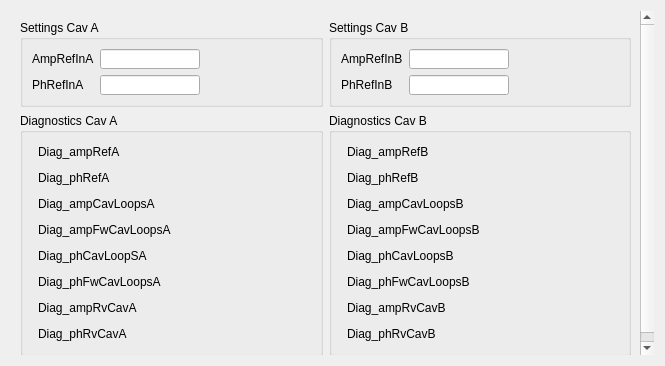
<?xml version="1.0" encoding="UTF-8"?>
<ui version="4.0">
 <class>Form</class>
 <widget class="QWidget" name="Form">
  <property name="geometry">
   <rect>
    <x>0</x>
    <y>0</y>
    <width>665</width>
    <height>366</height>
   </rect>
  </property>
  <property name="windowTitle">
   <string>Form</string>
  </property>
  <layout class="QGridLayout" name="gridLayout_4">
   <item row="0" column="0">
    <widget class="QScrollArea" name="scrollArea">
     <property name="frameShape">
      <enum>QFrame::NoFrame</enum>
     </property>
     <property name="widgetResizable">
      <bool>true</bool>
     </property>
     <widget class="QWidget" name="scrollAreaWidgetContents">
      <property name="geometry">
       <rect>
        <x>0</x>
        <y>0</y>
        <width>647</width>
        <height>348</height>
       </rect>
      </property>
      <layout class="QGridLayout" name="gridLayout_8">
       <item row="0" column="0">
        <widget class="QGroupBox" name="groupBox">
         <property name="title">
          <string>Settings Cav A</string>
         </property>
         <property name="flat">
          <bool>true</bool>
         </property>
         <layout class="QFormLayout" name="formLayout">
          <item row="0" column="0">
           <layout class="QGridLayout" name="gridLayout">
            <item row="0" column="0">
             <widget class="QLabel" name="label">
              <property name="minimumSize">
               <size>
                <width>50</width>
                <height>20</height>
               </size>
              </property>
              <property name="maximumSize">
               <size>
                <width>100</width>
                <height>25</height>
               </size>
              </property>
              <property name="text">
               <string>AmpRefInA</string>
              </property>
             </widget>
            </item>
            <item row="0" column="1">
             <widget class="MAXLineEdit" name="mAXLineEdit">
              <property name="minimumSize">
               <size>
                <width>50</width>
                <height>20</height>
               </size>
              </property>
              <property name="maximumSize">
               <size>
                <width>100</width>
                <height>25</height>
               </size>
              </property>
             </widget>
            </item>
            <item row="0" column="2">
             <widget class="TaurusLabel" name="taurusLabel">
              <property name="minimumSize">
               <size>
                <width>100</width>
                <height>20</height>
               </size>
              </property>
              <property name="maximumSize">
               <size>
                <width>100</width>
                <height>25</height>
               </size>
              </property>
             </widget>
            </item>
            <item row="1" column="0">
             <widget class="QLabel" name="label_2">
              <property name="minimumSize">
               <size>
                <width>50</width>
                <height>20</height>
               </size>
              </property>
              <property name="maximumSize">
               <size>
                <width>100</width>
                <height>25</height>
               </size>
              </property>
              <property name="text">
               <string>PhRefInA</string>
              </property>
             </widget>
            </item>
            <item row="1" column="1">
             <widget class="MAXLineEdit" name="mAXLineEdit_2">
              <property name="minimumSize">
               <size>
                <width>50</width>
                <height>20</height>
               </size>
              </property>
              <property name="maximumSize">
               <size>
                <width>100</width>
                <height>25</height>
               </size>
              </property>
             </widget>
            </item>
            <item row="1" column="2">
             <widget class="TaurusLabel" name="taurusLabel_2">
              <property name="minimumSize">
               <size>
                <width>100</width>
                <height>20</height>
               </size>
              </property>
              <property name="maximumSize">
               <size>
                <width>100</width>
                <height>25</height>
               </size>
              </property>
             </widget>
            </item>
           </layout>
          </item>
         </layout>
        </widget>
       </item>
       <item row="0" column="1">
        <widget class="QGroupBox" name="groupBox_2">
         <property name="title">
          <string>Settings Cav B</string>
         </property>
         <property name="flat">
          <bool>true</bool>
         </property>
         <layout class="QFormLayout" name="formLayout_2">
          <item row="0" column="0">
           <layout class="QGridLayout" name="gridLayout_2">
            <item row="1" column="1">
             <widget class="MAXLineEdit" name="mAXLineEdit_4">
              <property name="minimumSize">
               <size>
                <width>50</width>
                <height>20</height>
               </size>
              </property>
              <property name="maximumSize">
               <size>
                <width>100</width>
                <height>25</height>
               </size>
              </property>
             </widget>
            </item>
            <item row="0" column="2">
             <widget class="TaurusLabel" name="taurusLabel_3">
              <property name="minimumSize">
               <size>
                <width>100</width>
                <height>20</height>
               </size>
              </property>
              <property name="maximumSize">
               <size>
                <width>100</width>
                <height>25</height>
               </size>
              </property>
             </widget>
            </item>
            <item row="0" column="1">
             <widget class="MAXLineEdit" name="mAXLineEdit_3">
              <property name="minimumSize">
               <size>
                <width>50</width>
                <height>20</height>
               </size>
              </property>
              <property name="maximumSize">
               <size>
                <width>100</width>
                <height>25</height>
               </size>
              </property>
             </widget>
            </item>
            <item row="1" column="0">
             <widget class="QLabel" name="label_4">
              <property name="minimumSize">
               <size>
                <width>50</width>
                <height>20</height>
               </size>
              </property>
              <property name="maximumSize">
               <size>
                <width>100</width>
                <height>25</height>
               </size>
              </property>
              <property name="text">
               <string>PhRefInB</string>
              </property>
             </widget>
            </item>
            <item row="1" column="2">
             <widget class="TaurusLabel" name="taurusLabel_4">
              <property name="minimumSize">
               <size>
                <width>100</width>
                <height>20</height>
               </size>
              </property>
              <property name="maximumSize">
               <size>
                <width>100</width>
                <height>25</height>
               </size>
              </property>
             </widget>
            </item>
            <item row="0" column="0">
             <widget class="QLabel" name="label_3">
              <property name="minimumSize">
               <size>
                <width>50</width>
                <height>20</height>
               </size>
              </property>
              <property name="maximumSize">
               <size>
                <width>100</width>
                <height>25</height>
               </size>
              </property>
              <property name="text">
               <string>AmpRefInB</string>
              </property>
             </widget>
            </item>
           </layout>
          </item>
         </layout>
        </widget>
       </item>
       <item row="1" column="0">
        <widget class="QGroupBox" name="groupBox_3">
         <property name="title">
          <string>Diagnostics Cav A</string>
         </property>
         <property name="flat">
          <bool>true</bool>
         </property>
         <layout class="QGridLayout" name="gridLayout_6">
          <item row="0" column="0">
           <layout class="QGridLayout" name="gridLayout_3">
            <item row="0" column="0">
             <widget class="QLabel" name="label_5">
              <property name="minimumSize">
               <size>
                <width>50</width>
                <height>20</height>
               </size>
              </property>
              <property name="maximumSize">
               <size>
                <width>160</width>
                <height>25</height>
               </size>
              </property>
              <property name="text">
               <string>Diag_ampRefA</string>
              </property>
             </widget>
            </item>
            <item row="0" column="1">
             <widget class="TaurusLabel" name="taurusLabel_5">
              <property name="minimumSize">
               <size>
                <width>50</width>
                <height>20</height>
               </size>
              </property>
              <property name="maximumSize">
               <size>
                <width>100</width>
                <height>25</height>
               </size>
              </property>
             </widget>
            </item>
            <item row="1" column="0">
             <widget class="QLabel" name="label_6">
              <property name="minimumSize">
               <size>
                <width>50</width>
                <height>20</height>
               </size>
              </property>
              <property name="maximumSize">
               <size>
                <width>160</width>
                <height>25</height>
               </size>
              </property>
              <property name="text">
               <string>Diag_phRefA</string>
              </property>
             </widget>
            </item>
            <item row="1" column="1">
             <widget class="TaurusLabel" name="taurusLabel_6">
              <property name="minimumSize">
               <size>
                <width>50</width>
                <height>20</height>
               </size>
              </property>
              <property name="maximumSize">
               <size>
                <width>100</width>
                <height>25</height>
               </size>
              </property>
             </widget>
            </item>
            <item row="2" column="0">
             <widget class="QLabel" name="label_8">
              <property name="minimumSize">
               <size>
                <width>50</width>
                <height>20</height>
               </size>
              </property>
              <property name="maximumSize">
               <size>
                <width>160</width>
                <height>25</height>
               </size>
              </property>
              <property name="text">
               <string>Diag_ampCavLoopsA</string>
              </property>
             </widget>
            </item>
            <item row="2" column="1">
             <widget class="TaurusLabel" name="taurusLabel_8">
              <property name="minimumSize">
               <size>
                <width>50</width>
                <height>20</height>
               </size>
              </property>
              <property name="maximumSize">
               <size>
                <width>100</width>
                <height>25</height>
               </size>
              </property>
             </widget>
            </item>
            <item row="3" column="0">
             <widget class="QLabel" name="label_7">
              <property name="minimumSize">
               <size>
                <width>50</width>
                <height>20</height>
               </size>
              </property>
              <property name="maximumSize">
               <size>
                <width>160</width>
                <height>25</height>
               </size>
              </property>
              <property name="text">
               <string>Diag_ampFwCavLoopsA</string>
              </property>
             </widget>
            </item>
            <item row="3" column="1">
             <widget class="TaurusLabel" name="taurusLabel_7">
              <property name="minimumSize">
               <size>
                <width>50</width>
                <height>20</height>
               </size>
              </property>
              <property name="maximumSize">
               <size>
                <width>100</width>
                <height>25</height>
               </size>
              </property>
             </widget>
            </item>
            <item row="4" column="0">
             <widget class="QLabel" name="label_12">
              <property name="minimumSize">
               <size>
                <width>50</width>
                <height>20</height>
               </size>
              </property>
              <property name="maximumSize">
               <size>
                <width>160</width>
                <height>25</height>
               </size>
              </property>
              <property name="text">
               <string>Diag_phCavLoopSA</string>
              </property>
             </widget>
            </item>
            <item row="4" column="1">
             <widget class="TaurusLabel" name="taurusLabel_10">
              <property name="minimumSize">
               <size>
                <width>50</width>
                <height>20</height>
               </size>
              </property>
              <property name="maximumSize">
               <size>
                <width>100</width>
                <height>25</height>
               </size>
              </property>
             </widget>
            </item>
            <item row="5" column="0">
             <widget class="QLabel" name="label_9">
              <property name="minimumSize">
               <size>
                <width>50</width>
                <height>20</height>
               </size>
              </property>
              <property name="maximumSize">
               <size>
                <width>160</width>
                <height>25</height>
               </size>
              </property>
              <property name="text">
               <string>Diag_phFwCavLoopsA</string>
              </property>
             </widget>
            </item>
            <item row="5" column="1">
             <widget class="TaurusLabel" name="taurusLabel_9">
              <property name="minimumSize">
               <size>
                <width>50</width>
                <height>20</height>
               </size>
              </property>
              <property name="maximumSize">
               <size>
                <width>100</width>
                <height>25</height>
               </size>
              </property>
             </widget>
            </item>
            <item row="6" column="0">
             <widget class="QLabel" name="label_11">
              <property name="minimumSize">
               <size>
                <width>50</width>
                <height>20</height>
               </size>
              </property>
              <property name="maximumSize">
               <size>
                <width>160</width>
                <height>25</height>
               </size>
              </property>
              <property name="text">
               <string>Diag_ampRvCavA</string>
              </property>
             </widget>
            </item>
            <item row="6" column="1">
             <widget class="TaurusLabel" name="taurusLabel_12">
              <property name="minimumSize">
               <size>
                <width>50</width>
                <height>20</height>
               </size>
              </property>
              <property name="maximumSize">
               <size>
                <width>100</width>
                <height>25</height>
               </size>
              </property>
             </widget>
            </item>
            <item row="7" column="0">
             <widget class="QLabel" name="label_10">
              <property name="minimumSize">
               <size>
                <width>50</width>
                <height>20</height>
               </size>
              </property>
              <property name="maximumSize">
               <size>
                <width>160</width>
                <height>25</height>
               </size>
              </property>
              <property name="text">
               <string>Diag_phRvCavA</string>
              </property>
             </widget>
            </item>
            <item row="7" column="1">
             <widget class="TaurusLabel" name="taurusLabel_11">
              <property name="minimumSize">
               <size>
                <width>50</width>
                <height>20</height>
               </size>
              </property>
              <property name="maximumSize">
               <size>
                <width>100</width>
                <height>25</height>
               </size>
              </property>
             </widget>
            </item>
           </layout>
          </item>
         </layout>
        </widget>
       </item>
       <item row="1" column="1">
        <widget class="QGroupBox" name="groupBox_4">
         <property name="title">
          <string>Diagnostics Cav B</string>
         </property>
         <property name="flat">
          <bool>true</bool>
         </property>
         <layout class="QGridLayout" name="gridLayout_7">
          <item row="0" column="0">
           <layout class="QGridLayout" name="gridLayout_5">
            <item row="0" column="0">
             <widget class="QLabel" name="label_21">
              <property name="minimumSize">
               <size>
                <width>50</width>
                <height>20</height>
               </size>
              </property>
              <property name="maximumSize">
               <size>
                <width>160</width>
                <height>25</height>
               </size>
              </property>
              <property name="text">
               <string>Diag_ampRefB</string>
              </property>
             </widget>
            </item>
            <item row="0" column="1">
             <widget class="TaurusLabel" name="taurusLabel_21">
              <property name="minimumSize">
               <size>
                <width>50</width>
                <height>20</height>
               </size>
              </property>
              <property name="maximumSize">
               <size>
                <width>100</width>
                <height>25</height>
               </size>
              </property>
             </widget>
            </item>
            <item row="1" column="0">
             <widget class="QLabel" name="label_22">
              <property name="minimumSize">
               <size>
                <width>50</width>
                <height>20</height>
               </size>
              </property>
              <property name="maximumSize">
               <size>
                <width>160</width>
                <height>25</height>
               </size>
              </property>
              <property name="text">
               <string>Diag_phRefB</string>
              </property>
             </widget>
            </item>
            <item row="1" column="1">
             <widget class="TaurusLabel" name="taurusLabel_22">
              <property name="minimumSize">
               <size>
                <width>50</width>
                <height>20</height>
               </size>
              </property>
              <property name="maximumSize">
               <size>
                <width>100</width>
                <height>25</height>
               </size>
              </property>
             </widget>
            </item>
            <item row="2" column="0">
             <widget class="QLabel" name="label_23">
              <property name="minimumSize">
               <size>
                <width>50</width>
                <height>20</height>
               </size>
              </property>
              <property name="maximumSize">
               <size>
                <width>160</width>
                <height>25</height>
               </size>
              </property>
              <property name="text">
               <string>Diag_ampCavLoopsB</string>
              </property>
             </widget>
            </item>
            <item row="2" column="1">
             <widget class="TaurusLabel" name="taurusLabel_23">
              <property name="minimumSize">
               <size>
                <width>50</width>
                <height>20</height>
               </size>
              </property>
              <property name="maximumSize">
               <size>
                <width>100</width>
                <height>25</height>
               </size>
              </property>
             </widget>
            </item>
            <item row="3" column="0">
             <widget class="QLabel" name="label_24">
              <property name="minimumSize">
               <size>
                <width>50</width>
                <height>20</height>
               </size>
              </property>
              <property name="maximumSize">
               <size>
                <width>160</width>
                <height>25</height>
               </size>
              </property>
              <property name="text">
               <string>Diag_ampFwCavLoopsB</string>
              </property>
             </widget>
            </item>
            <item row="3" column="1">
             <widget class="TaurusLabel" name="taurusLabel_24">
              <property name="minimumSize">
               <size>
                <width>50</width>
                <height>20</height>
               </size>
              </property>
              <property name="maximumSize">
               <size>
                <width>100</width>
                <height>25</height>
               </size>
              </property>
             </widget>
            </item>
            <item row="4" column="0">
             <widget class="QLabel" name="label_25">
              <property name="minimumSize">
               <size>
                <width>50</width>
                <height>20</height>
               </size>
              </property>
              <property name="maximumSize">
               <size>
                <width>160</width>
                <height>25</height>
               </size>
              </property>
              <property name="text">
               <string>Diag_phCavLoopsB</string>
              </property>
             </widget>
            </item>
            <item row="4" column="1">
             <widget class="TaurusLabel" name="taurusLabel_25">
              <property name="minimumSize">
               <size>
                <width>50</width>
                <height>20</height>
               </size>
              </property>
              <property name="maximumSize">
               <size>
                <width>100</width>
                <height>25</height>
               </size>
              </property>
             </widget>
            </item>
            <item row="5" column="0">
             <widget class="QLabel" name="label_26">
              <property name="minimumSize">
               <size>
                <width>50</width>
                <height>20</height>
               </size>
              </property>
              <property name="maximumSize">
               <size>
                <width>160</width>
                <height>25</height>
               </size>
              </property>
              <property name="text">
               <string>Diag_phFwCavLoopsB</string>
              </property>
             </widget>
            </item>
            <item row="5" column="1">
             <widget class="TaurusLabel" name="taurusLabel_26">
              <property name="minimumSize">
               <size>
                <width>50</width>
                <height>20</height>
               </size>
              </property>
              <property name="maximumSize">
               <size>
                <width>100</width>
                <height>25</height>
               </size>
              </property>
             </widget>
            </item>
            <item row="6" column="0">
             <widget class="QLabel" name="label_27">
              <property name="minimumSize">
               <size>
                <width>50</width>
                <height>20</height>
               </size>
              </property>
              <property name="maximumSize">
               <size>
                <width>160</width>
                <height>25</height>
               </size>
              </property>
              <property name="text">
               <string>Diag_ampRvCavB</string>
              </property>
             </widget>
            </item>
            <item row="6" column="1">
             <widget class="TaurusLabel" name="taurusLabel_27">
              <property name="minimumSize">
               <size>
                <width>50</width>
                <height>20</height>
               </size>
              </property>
              <property name="maximumSize">
               <size>
                <width>100</width>
                <height>25</height>
               </size>
              </property>
             </widget>
            </item>
            <item row="7" column="0">
             <widget class="QLabel" name="label_28">
              <property name="minimumSize">
               <size>
                <width>50</width>
                <height>20</height>
               </size>
              </property>
              <property name="maximumSize">
               <size>
                <width>160</width>
                <height>25</height>
               </size>
              </property>
              <property name="text">
               <string>Diag_phRvCavB</string>
              </property>
             </widget>
            </item>
            <item row="7" column="1">
             <widget class="TaurusLabel" name="taurusLabel_28">
              <property name="minimumSize">
               <size>
                <width>50</width>
                <height>20</height>
               </size>
              </property>
              <property name="maximumSize">
               <size>
                <width>100</width>
                <height>25</height>
               </size>
              </property>
             </widget>
            </item>
           </layout>
          </item>
         </layout>
        </widget>
       </item>
      </layout>
     </widget>
    </widget>
   </item>
  </layout>
 </widget>
 <customwidgets>
  <customwidget>
   <class>TaurusLabel</class>
   <extends>QLabel</extends>
   <header>taurus.qt.qtgui.display</header>
  </customwidget>
  <customwidget>
   <class>TaurusValueLineEdit</class>
   <extends>QLineEdit</extends>
   <header>taurus.qt.qtgui.input</header>
  </customwidget>
  <customwidget>
   <class>MAXLineEdit</class>
   <extends>TaurusValueLineEdit</extends>
   <header>maxwidgets.input</header>
  </customwidget>
 </customwidgets>
 <resources/>
 <connections/>
</ui>
